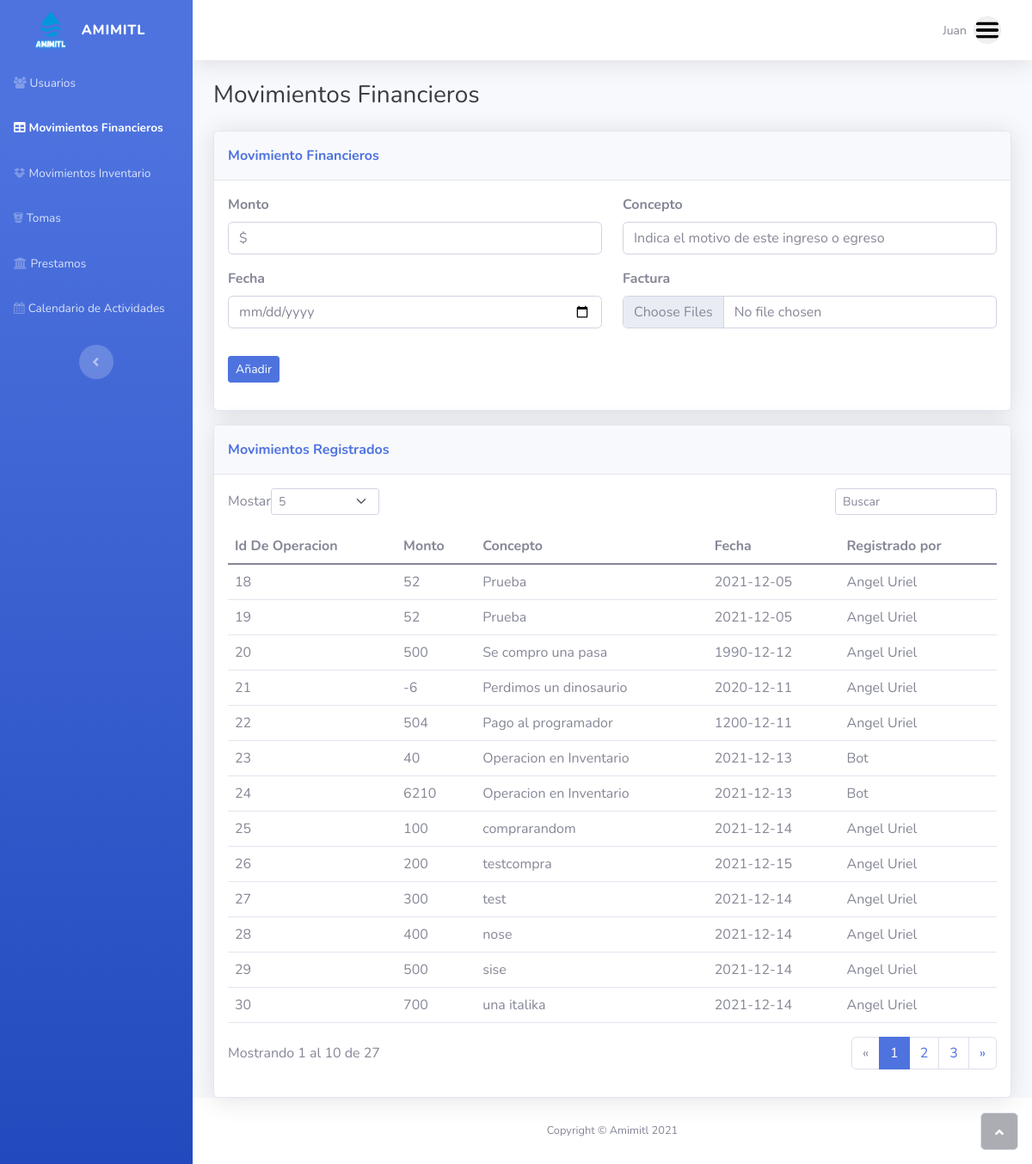
The page /movimientosFinancieros.php (signed in) on the database its author committed.
### tables this page shows
CREATE TABLE `operacionesfinancieras` (
  `idOperacionesFinancieras` int(11) NOT NULL,
  `Monto` double NOT NULL,
  `Fecha` date NOT NULL,
  `Concepto` varchar(100) NOT NULL,
  `Administrador_idAdministrador` int(11) NOT NULL,
  `factura` varchar(100) NOT NULL
);

CREATE TABLE `persona` (
  `idPersona` int(11) NOT NULL,
  `Nombre` varchar(60) NOT NULL,
  `coordX` double DEFAULT NULL,
  `coordY` double DEFAULT NULL,
  `Telefono` varchar(10) NOT NULL,
  `EsSocio` tinyint(4) NOT NULL,
  `EsHeredero` tinyint(4) NOT NULL
);

### movimientosFinancieros.php (the view, shortened to what this page needs)
<!DOCTYPE html>
<html>
<head>
    <link rel="stylesheet" href="assets/bootstrap/css/bootstrap.min.css">
    <link rel="stylesheet" href="assets/fonts/fontawesome-all.min.css">
    <link rel="stylesheet" href="assets/fonts/font-awesome.min.css">
    <link rel="stylesheet" href="assets/fonts/fontawesome5-overrides.min.css">
</head>
<body id="page-top">
    <div id="wrapper">
        <nav class="navbar navbar-dark align-items-start sidebar sidebar-dark accordion bg-gradient-primary p-0">
            <div class="container-fluid d-flex flex-column p-0"><a class="navbar-brand d-flex justify-content-center align-items-center sidebar-brand m-0" href="#">
                    <div class="sidebar-brand-icon rotate-n-15" style="background: url(&quot;assets/img/amimitl.png&quot;) center / contain no-repeat;width: 40px;height: 40px;transform: scale(1.37);"></div>
                    <div class="sidebar-brand-text mx-3"><span>Amimitl</span></div>
                </a>
                <ul class="navbar-nav text-light" id="accordionSidebar">
                    <li class="nav-item"><a class="nav-link" href="index.php"><i class="fa fa-group"></i><span>Usuarios</span></a></li>
                    <li class="nav-item"><a class="nav-link active" href="movimientosFinancieros.php"><i class="fas fa-table"></i><span>Movimientos Financieros</span></a><a class="nav-link" href="movimientosInventario.php"><i class="fa fa-dropbox"></i><span>Movimientos Inventario</span></a><a class="nav-link" href="tomas.php"><i class="fa fa-bitbucket"></i><span>Tomas</span></a><a class="nav-link" href="prestamos.php"><i class="fa fa-institution"></i><span>Prestamos</span></a><a class="nav-link" href="calendario.php"><i class="fa fa-calendar"></i><span>Calendario de Actividades</span></a></li>
                </ul>
                <div class="text-center d-none d-md-inline"><button class="btn rounded-circle border-0" id="sidebarToggle" type="button"></button></div>
            </div>
        </nav>
        <div class="d-flex flex-column" id="content-wrapper">
            <div id="content">
                <nav class="navbar navbar-light navbar-expand bg-white shadow mb-4 topbar static-top">
                    <div class="container-fluid"><button class="btn btn-link d-md-none rounded-circle me-3" id="sidebarToggleTop" type="button"><i class="fas fa-bars"></i></button>
                        <ul class="navbar-nav flex-nowrap ms-auto">
                            <li class="nav-item dropdown no-arrow">
                                <div class="nav-item dropdown no-arrow"><a class="dropdown-toggle nav-link" aria-expanded="false" data-bs-toggle="dropdown" href="#"><span class="d-none d-lg-inline me-2 text-gray-600 small" id="userNameField">Valerie Luna</span><img class="border rounded-circle img-profile" src="assets/img/avatars/menu.png"></a>
                                </div>
                            </li>
                        </ul>
                    </div>
                </nav>
                <div class="container-fluid">
                    <h3 class="text-dark mb-4">Movimientos Financieros</h3>
                    <div id="content-1">
                        <div class="card shadow mb-3">
                            <div class="card-header py-3">
                                <p class="text-primary m-0 fw-bold">Movimiento Financieros</p>
                            </div>
                            <div class="card-body">
                                <form method = "post" enctype = "multipart/form-data">
                                    <div class="row">
                                        <div class="col">
                                            <div class="mb-3"><label class="form-label" for="username"><strong>Monto</strong></label><input class="form-control" type="number" id="username-1" name="monto" placeholder="$" required=""></div>
                                            <div class="mb-3"><label class="form-label" for="username"><strong>Fecha</strong></label><input class="form-control" type="date" name="fecha" required=""></div>
                                        </div>
                                        <div class="col">
                                            <div class="mb-3"><label class="form-label" for="email"><strong>Concepto</strong><br></label><input class="form-control" type="text" id="email-1" name="concepto" placeholder="Indica el motivo de este ingreso o egreso" required=""></div>
                                            <div class="mb-3"><label class="form-label" for="email"><strong>Factura</strong><br></label><input class="form-control" type="file" name="file" required="" value="" multiple=""></div>
                                        </div>
                                    </div>
                                    <div class="row">
                                        <div class="col">
                                        </div>
                                    </div>
                                    <div class="mb-3"><button class="btn btn-primary btn-sm" type="submit" name = "Finanza">Añadir</button></div>
                                </form>
                            </div>
                        </div>
                    </div>
                    <div class="card shadow">
                        <div class="card-header py-3">
                            <p class="text-primary m-0 fw-bold">Movimientos Registrados</p>
                        </div>
                        <div class="card-body">
                            <div class="row">
                                <div class="col-md-6 text-nowrap">
                                    <div id="dataTable_length" class="dataTables_length" aria-controls="dataTable"><label class="form-label">Mostar<select class="d-inline-block form-select form-select-sm" name = "opciones">
                                                <option value="5" selected="">5</option>
                                            </select>&nbsp;</label></div>
                                </div>
                                <div class="col-md-6">
                                    <div class="text-md-end dataTables_filter" id="dataTable_filter"><label class="form-label"><input type="search" class="form-control form-control-sm" aria-controls="dataTable" placeholder="Buscar"></label></div>
                                </div>
                            </div>
                            <div class="table-responsive table mt-2" id="dataTable" role="grid" aria-describedby="dataTable_info">
                                <table class="table my-0" id="dataTable">
                                    <thead>
                                        <tr>
                                            <th>Id De Operacion</th>
                                            <th>Monto</th>
                                            <th>Concepto</th>
                                            <th>Fecha</th>
                                            <th>Registrado por</th>
                                        </tr>
                                    </thead>
                                    <tbody>
                                    <?php
                                        include("assets/php/conexion.php");
                                        $sql = "SELECT * FROM operacionesfinancieras";
                                        $result = mysqli_query($conn, $sql);
                                        while($mostrar = mysqli_fetch_array($result)){
                                        ?>
                                        <tr>
                                            <?php
                                            $id = $mostrar['Administrador_idAdministrador'];
                                            $sql2 = "SELECT Nombre FROM persona WHERE idPersona = (SELECT Persona_idPersona FROM administrador WHERE idAdministrador = '$id')";
                                            $result2 = mysqli_query($conn, $sql2);
                                            while($mostrar2 = mysqli_fetch_array($result2)){
                                                $nombre= $mostrar2['Nombre'];
                                            }
                                            ?>
                                            <td><?php echo $mostrar['idOperacionesFinancieras']?></td>
                                            <td><?php echo $mostrar['Monto']?></td>
                                            <td><?php echo $mostrar['Concepto']?></td>
                                            <td><?php echo $mostrar['Fecha']?></td>
                                            <td><?php echo $nombre?></td>
                                        </tr>
                                        <?php
                                        }
                                        ?>
                                    </tbody>
                                </table>
                            </div>
                            <div class="row">
                                <div class="col-md-6 align-self-center">
                                    <p id="dataTable_info" class="dataTables_info" role="status" aria-live="polite">Mostrando 1 al 10 de 27</p>
                                </div>
                                <div class="col-md-6">
                                    <nav class="d-lg-flex justify-content-lg-end dataTables_paginate paging_simple_numbers">
                                        <ul class="pagination">
                                            <li class="page-item disabled"><a class="page-link" href="#" aria-label="Previous"><span aria-hidden="true">«</span></a></li>
                                            <li class="page-item active"><a class="page-link" href="#">1</a></li>
                                            <li class="page-item"><a class="page-link" href="#">2</a></li>
                                            <li class="page-item"><a class="page-link" href="#">3</a></li>
                                            <li class="page-item"><a class="page-link" href="#" aria-label="Next"><span aria-hidden="true">»</span></a></li>
                                        </ul>
                                    </nav>
                                </div>
                            </div>
                        </div>
                    </div>
                </div>
            </div>
            <footer class="bg-white sticky-footer">
                <div class="container my-auto">
                    <div class="text-center my-auto copyright"><span>Copyright © Amimitl 2021</span></div>
                </div>
            </footer>
        </div><a class="border rounded d-inline scroll-to-top" href="#page-top"><i class="fas fa-angle-up"></i></a>
    </div>
</body>
</html>

### rows shown on the page
operacionesfinancieras: idOperacionesFinancieras "18", Monto "52", Concepto "Prueba", Fecha "2021-12-05", persona.Nombre "Angel Uriel"
operacionesfinancieras: idOperacionesFinancieras "19", Monto "52", Concepto "Prueba", Fecha "2021-12-05", persona.Nombre "Angel Uriel"
operacionesfinancieras: idOperacionesFinancieras "20", Monto "500", Concepto "Se compro una pasa", Fecha "1990-12-12", persona.Nombre "Angel Uriel"
operacionesfinancieras: idOperacionesFinancieras "21", Monto "-6", Concepto "Perdimos un dinosaurio", Fecha "2020-12-11", persona.Nombre "Angel Uriel"
operacionesfinancieras: idOperacionesFinancieras "22", Monto "504", Concepto "Pago al programador", Fecha "1200-12-11", persona.Nombre "Angel Uriel"
operacionesfinancieras: idOperacionesFinancieras "23", Monto "40", Concepto "Operacion en Inventario", Fecha "2021-12-13", persona.Nombre "Bot"
operacionesfinancieras: idOperacionesFinancieras "24", Monto "6210", Concepto "Operacion en Inventario", Fecha "2021-12-13", persona.Nombre "Bot"
operacionesfinancieras: idOperacionesFinancieras "25", Monto "100", Concepto "comprarandom", Fecha "2021-12-14", persona.Nombre "Angel Uriel"
operacionesfinancieras: idOperacionesFinancieras "26", Monto "200", Concepto "testcompra", Fecha "2021-12-15", persona.Nombre "Angel Uriel"
operacionesfinancieras: idOperacionesFinancieras "27", Monto "300", Concepto "test", Fecha "2021-12-14", persona.Nombre "Angel Uriel"
operacionesfinancieras: idOperacionesFinancieras "28", Monto "400", Concepto "nose", Fecha "2021-12-14", persona.Nombre "Angel Uriel"
operacionesfinancieras: idOperacionesFinancieras "29", Monto "500", Concepto "sise", Fecha "2021-12-14", persona.Nombre "Angel Uriel"
operacionesfinancieras: idOperacionesFinancieras "30", Monto "700", Concepto "una italika", Fecha "2021-12-14", persona.Nombre "Angel Uriel"
